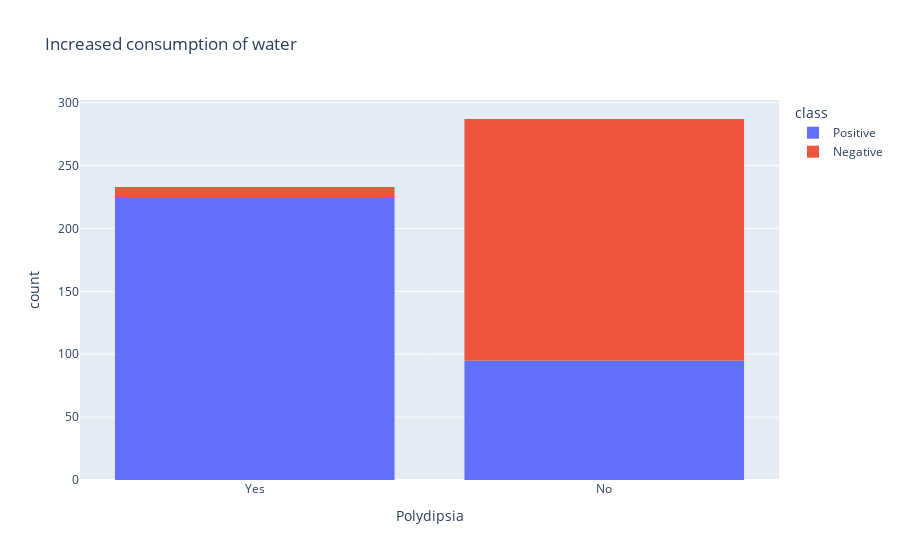

The notebook cell saved with this chart:
### Markdown cell above
# Distribution of Polydipsia

### Code cell
polydispia = px.histogram(Diabetes, x = 'Polydipsia', color = 'class', title="Increased consumption of water")
polydispia.show() 

plttblpolydispia= ['Polydipsia', 'class']
rm = sns.light_palette("green", as_cmap=True)
(round(pd.crosstab(Diabetes[plttblpolydispia[0]], Diabetes[plttblpolydispia[1]], normalize='columns') * 100,2)).style.background_gradient(cmap = rm)

### Figure 1 — Plotly figure (JSON) as saved in the notebook; plotly's stock layout.template omitted (floating-point values rounded to 4 significant figures; data arrays with more than 128 entries replaced by an {"elided": "..."} marker saying what was removed)
{"data": [{"alignmentgroup": "True", "bingroup": "x", "hovertemplate": "class=Positive<br>Polydipsia=%{x}<br>count=%{y}<extra></extra>", "legendgroup": "Positive", "marker": {"color": "#636efa", "pattern": {"shape": ""}}, "name": "Positive", "offsetgroup": "Positive", "orientation": "v", "showlegend": true, "type": "histogram", "x": {"elided": "320 str values"}, "xaxis": "x", "yaxis": "y"}, {"alignmentgroup": "True", "bingroup": "x", "hovertemplate": "class=Negative<br>Polydipsia=%{x}<br>count=%{y}<extra></extra>", "legendgroup": "Negative", "marker": {"color": "#EF553B", "pattern": {"shape": ""}}, "name": "Negative", "offsetgroup": "Negative", "orientation": "v", "showlegend": true, "type": "histogram", "x": {"elided": "200 str values"}, "xaxis": "x", "yaxis": "y"}], "layout": {"barmode": "relative", "legend": {"title": {"text": "class"}, "tracegroupgap": 0}, "title": {"text": "Increased consumption of water"}, "xaxis": {"anchor": "y", "domain": [0, 1], "title": {"text": "Polydipsia"}}, "yaxis": {"anchor": "x", "domain": [0, 1], "title": {"text": "count"}}}}
